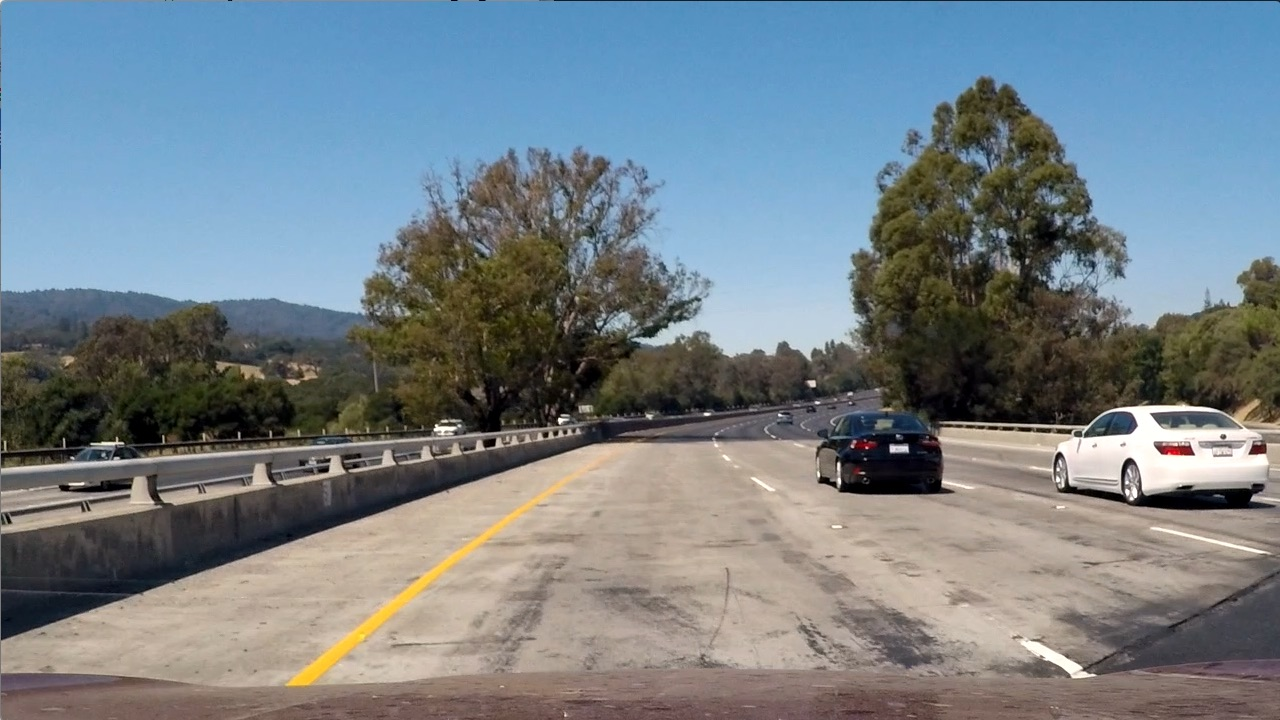
#> input picture test_images/test1.jpg, 1280 x 720 px
$ jupyter execute --allow-errors Vehicle-Detection.ipynb   (shell and % lines are left out)   (older library calls are emulated)
#> lines starting #> are read from the running program, lines starting #| are printed output that depends on the picture
[cell 1]
import matplotlib.image as mpimg
import matplotlib.pyplot as plt
import numpy as np
import cv2
import glob
import time
from sklearn.model_selection import train_test_split
from sklearn.svm import LinearSVC
from sklearn.preprocessing import StandardScaler
from skimage.feature import hog
from scipy.ndimage.measurements import label

# Load Images

[cell 2]
cars = glob.glob('training_images/vehicles/**/*.png')
notcars = glob.glob('training_images/non-vehicles/**/*.png')

#> (the rest of this cell did not finish here and is left out)

[cell 3]
# Show test images
test_images = []
for img in glob.glob('test_images/*.jpg'):
    test_images.append(mpimg.imread(img))

for i in range(len(test_images)):
    plt.subplot(2,3,i+1)
    plt.imshow(test_images[i])
plt.tight_layout()
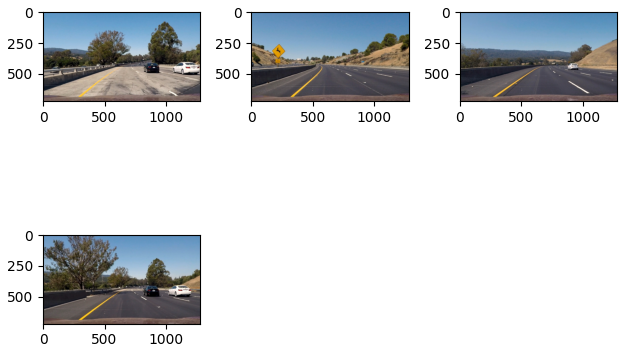
#> figure drawn by matplotlib, 4 panels

[cell 4]
# Parameters
ystart = 400
ystop = 650
scale = 1.5
color_space = 'YCrCb' # Can be RGB, HSV, LUV, HLS, YUV, YCrCb
hog_channel = 'ALL' # Can be 0, 1, 2, or "ALL"
orient = 9
pix_per_cell = 8
cell_per_block = 2

# Get HOG Features

[cell 5]
# Define a function to return HOG features and visualization
# [15 lines left out: function get_hog_features, not called in this run]

#> (the rest of this cell did not finish here and is left out)

# Extract Features

[cell 6]
# Define a function to extract features from a single image window
# [28 lines left out: function single_img_features, not called in this run]


def extract_features(imgs, color_space='RGB', orient=9,
                     pix_per_cell=8, cell_per_block=2, hog_channel=0):

    # Create a list to append feature vectors to
    features = []

    # Iterate through the list of images
    for file in imgs:
        img = mpimg.imread(file)
        file_features = single_img_features(img, color_space, orient,
                                            pix_per_cell, cell_per_block, hog_channel)
        features.append(file_features)
    return features

# Train Classifier

[cell 7]
sample_size = 4000
cars = cars[0:sample_size]
notcars = notcars[0:sample_size]

car_features = extract_features(cars, color_space=color_space,orient=orient,
                                pix_per_cell=pix_per_cell, cell_per_block=cell_per_block, hog_channel=hog_channel)

notcar_features = extract_features(notcars, color_space=color_space, orient=orient,
                                   pix_per_cell=pix_per_cell, cell_per_block=cell_per_block,
                                   hog_channel=hog_channel)
